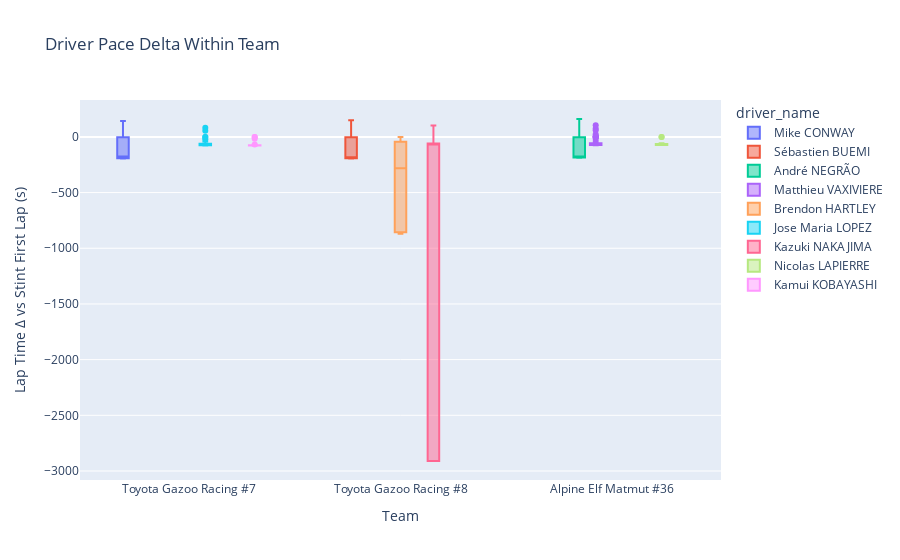

Notebook source saved alongside this figure:
### Markdown cell above
## Drive Pace Delta within Team and Team Pace Delta

### Code cell
monza["stint_lap_index"] = monza.groupby("driver_stint").cumcount()

first_lap_time = (monza[monza["stint_lap_index"] == 0].set_index("driver_stint")["lap_time_s"])

monza["lap_time_delta"] = (monza["lap_time_s"]- monza["driver_stint"].map(first_lap_time))

fig = px.box(monza,
    x="team_no",
    y="lap_time_delta",
    color="driver_name",
    title="Driver Pace Delta Within Team"
)

fig.update_layout(
    xaxis_title="Team",
    yaxis_title="Lap Time Δ vs Stint First Lap (s)"
)

fig.show()

### Figure 1 — Plotly figure (JSON) as saved in the notebook; plotly's stock layout.template omitted (floating-point values rounded to 4 significant figures)
{"data": [{"alignmentgroup": "True", "hovertemplate": "driver_name=Mike CONWAY<br>team_no=%{x}<br>lap_time_delta=%{y}<extra></extra>", "legendgroup": "Mike CONWAY", "marker": {"color": "#636efa"}, "name": "Mike CONWAY", "notched": false, "offsetgroup": "Mike CONWAY", "orientation": "v", "showlegend": true, "type": "box", "x": ["Toyota Gazoo Racing #7", "Toyota Gazoo Racing #7", "Toyota Gazoo Racing #7", "Toyota Gazoo Racing #7", "Toyota Gazoo Racing #7", "Toyota Gazoo Racing #7", "Toyota Gazoo Racing #7", "Toyota Gazoo Racing #7", "Toyota Gazoo Racing #7", "Toyota Gazoo Racing #7", "Toyota Gazoo Racing #7", "Toyota Gazoo Racing #7", "Toyota Gazoo Racing #7", "Toyota Gazoo Racing #7", "Toyota Gazoo Racing #7", "Toyota Gazoo Racing #7", "Toyota Gazoo Racing #7", "Toyota Gazoo Racing #7", "Toyota Gazoo Racing #7", "Toyota Gazoo Racing #7", "Toyota Gazoo Racing #7", "Toyota Gazoo Racing #7", "Toyota Gazoo Racing #7", "Toyota Gazoo Racing #7", "Toyota Gazoo Racing #7", "Toyota Gazoo Racing #7", "Toyota Gazoo Racing #7", "Toyota Gazoo Racing #7", "Toyota Gazoo Racing #7", "Toyota Gazoo Racing #7", "Toyota Gazoo Racing #7", "Toyota Gazoo Racing #7", "Toyota Gazoo Racing #7", "Toyota Gazoo Racing #7", "Toyota Gazoo Racing #7", "Toyota Gazoo Racing #7", "Toyota Gazoo Racing #7", "Toyota Gazoo Racing #7", "Toyota Gazoo Racing #7", "Toyota Gazoo Racing #7", "Toyota Gazoo Racing #7", "Toyota Gazoo Racing #7", "Toyota Gazoo Racing #7", "Toyota Gazoo Racing #7", "Toyota Gazoo Racing #7", "Toyota Gazoo Racing #7", "Toyota Gazoo Racing #7", "Toyota Gazoo Racing #7", "Toyota Gazoo Racing #7", "Toyota Gazoo Racing #7", "Toyota Gazoo Racing #7", "Toyota Gazoo Racing #7", "Toyota Gazoo Racing #7", "Toyota Gazoo Racing #7", "Toyota Gazoo Racing #7", "Toyota Gazoo Racing #7", "Toyota Gazoo Racing #7", "Toyota Gazoo Racing #7", "Toyota Gazoo Racing #7", "Toyota Gazoo Racing #7", "Toyota Gazoo Racing #7", "Toyota Gazoo Racing #7", "Toyota Gazoo Racing #7", "Toyota Gazoo Racing #7", "Toyota Gazoo Racing #7", "Toyota Gazoo Racing #7", "Toyota Gazoo Racing #7", "Toyota Gazoo Racing #7", "Toyota Gazoo Racing #7", "Toyota Gazoo Racing #7", "Toyota Gazoo Racing #7", "Toyota Gazoo Racing #7", "Toyota Gazoo Racing #7", "Toyota Gazoo Racing #7", "Toyota Gazoo Racing #7", "Toyota Gazoo Racing #7", "Toyota Gazoo Racing #7", "Toyota Gazoo Racing #7", "Toyota Gazoo Racing #7", "Toyota Gazoo Racing #7", "Toyota Gazoo Racing #7", "Toyota Gazoo Racing #7"], "x0": " ", "xaxis": "x", "y": [0, -1.328, -2.069, -2.022, -2.18, -2.207, -0.137, -1.63, -0.293, -1.15, -1.531, -1.071, -1.548, -1.237, -1.156, -1.473, -1.422, 142.6, 0, -174.1, -192.0, -190.9, -193.0, -193.1, -192.9, -190.7, -191.8, -192.8, -192.1, -193.6, -192.6, -193.3, -192.8, -193.3, -193.3, -191.8, -193.1, -192.5, -190.0, -192.8, -192.9, -193.7, -193.6, -192.9, -193.4, -193.4, -188.2, -192.5, -186.1, 0, -73.33, -73.57, -73.85, -73.34, -73.69, -73.15, -73.94, -73.91, -74.38, -73.47, -71.66, -73.55, -73.26, -58.7, 90.91, 0, -174.3, -175.3, -175.1, -175.7, -176.3, -174.9, -176.5, -175.2, -175.1, -176.3, -176.1, -175.8, -176.4, -175.9, -175.5, -174.5], "y0": " ", "yaxis": "y"}, {"alignmentgroup": "True", "hovertemplate": "driver_name=Sébastien BUEMI<br>team_no=%{x}<br>lap_time_delta=%{y}<extra></extra>", "legendgroup": "Sébastien BUEMI", "marker": {"color": "#EF553B"}, "name": "Sébastien BUEMI", "notched": false, "offsetgroup": "Sébastien BUEMI", "orientation": "v", "showlegend": true, "type": "box", "x": ["Toyota Gazoo Racing #8", "Toyota Gazoo Racing #8", "Toyota Gazoo Racing #8", "Toyota Gazoo Racing #8", "Toyota Gazoo Racing #8", "Toyota Gazoo Racing #8", "Toyota Gazoo Racing #8", "Toyota Gazoo Racing #8", "Toyota Gazoo Racing #8", "Toyota Gazoo Racing #8", "Toyota Gazoo Racing #8", "Toyota Gazoo Racing #8", "Toyota Gazoo Racing #8", "Toyota Gazoo Racing #8", "Toyota Gazoo Racing #8", "Toyota Gazoo Racing #8", "Toyota Gazoo Racing #8", "Toyota Gazoo Racing #8", "Toyota Gazoo Racing #8", "Toyota Gazoo Racing #8", "Toyota Gazoo Racing #8", "Toyota Gazoo Racing #8", "Toyota Gazoo Racing #8", "Toyota Gazoo Racing #8", "Toyota Gazoo Racing #8", "Toyota Gazoo Racing #8", "Toyota Gazoo Racing #8", "Toyota Gazoo Racing #8", "Toyota Gazoo Racing #8", "Toyota Gazoo Racing #8", "Toyota Gazoo Racing #8", "Toyota Gazoo Racing #8", "Toyota Gazoo Racing #8", "Toyota Gazoo Racing #8", "Toyota Gazoo Racing #8", "Toyota Gazoo Racing #8", "Toyota Gazoo Racing #8", "Toyota Gazoo Racing #8", "Toyota Gazoo Racing #8", "Toyota Gazoo Racing #8", "Toyota Gazoo Racing #8", "Toyota Gazoo Racing #8", "Toyota Gazoo Racing #8", "Toyota Gazoo Racing #8", "Toyota Gazoo Racing #8", "Toyota Gazoo Racing #8", "Toyota Gazoo Racing #8", "Toyota Gazoo Racing #8"], "x0": " ", "xaxis": "x", "y": [0, -2.19, -2.774, -2.97, -3.303, -3.307, -2.963, -2.374, -0.991, -2.338, -2.748, -1.524, -2.564, -2.646, -1.421, -2.673, -1.627, 148.5, 0, -181.9, -192.1, -191.5, -192.4, -193.3, -192.7, -191.6, -191.3, -192.5, -192.2, -192.1, -193.6, -193.3, -193.1, -193.0, -192.7, -192.5, -193.1, -192.2, -193.0, -192.3, -192.3, -193.3, -191.9, -192.4, -192.7, -193.1, -191.4, -184.5], "y0": " ", "yaxis": "y"}, {"alignmentgroup": "True", "hovertemplate": "driver_name=André NEGRÃO<br>team_no=%{x}<br>lap_time_delta=%{y}<extra></extra>", "legendgroup": "André NEGRÃO", "marker": {"color": "#00cc96"}, "name": "André NEGRÃO", "notched": false, "offsetgroup": "André NEGRÃO", "orientation": "v", "showlegend": true, "type": "box", "x": ["Alpine Elf Matmut #36", "Alpine Elf Matmut #36", "Alpine Elf Matmut #36", "Alpine Elf Matmut #36", "Alpine Elf Matmut #36", "Alpine Elf Matmut #36", "Alpine Elf Matmut #36", "Alpine Elf Matmut #36", "Alpine Elf Matmut #36", "Alpine Elf Matmut #36", "Alpine Elf Matmut #36", "Alpine Elf Matmut #36", "Alpine Elf Matmut #36", "Alpine Elf Matmut #36", "Alpine Elf Matmut #36", "Alpine Elf Matmut #36", "Alpine Elf Matmut #36", "Alpine Elf Matmut #36", "Alpine Elf Matmut #36", "Alpine Elf Matmut #36", "Alpine Elf Matmut #36", "Alpine Elf Matmut #36", "Alpine Elf Matmut #36", "Alpine Elf Matmut #36", "Alpine Elf Matmut #36", "Alpine Elf Matmut #36", "Alpine Elf Matmut #36", "Alpine Elf Matmut #36", "Alpine Elf Matmut #36", "Alpine Elf Matmut #36", "Alpine Elf Matmut #36", "Alpine Elf Matmut #36", "Alpine Elf Matmut #36", "Alpine Elf Matmut #36", "Alpine Elf Matmut #36", "Alpine Elf Matmut #36", "Alpine Elf Matmut #36", "Alpine Elf Matmut #36", "Alpine Elf Matmut #36", "Alpine Elf Matmut #36", "Alpine Elf Matmut #36", "Alpine Elf Matmut #36", "Alpine Elf Matmut #36", "Alpine Elf Matmut #36", "Alpine Elf Matmut #36", "Alpine Elf Matmut #36"], "x0": " ", "xaxis": "x", "y": [0, -2.673, -2.96, -3.438, -3.255, -3.386, -3.407, -3.078, -0.196, -2.274, -1.793, -3.366, -1.941, -3.119, -3.121, -3.17, -1.366, 160.8, 0, -181.0, -184.3, -185.1, -184.8, -185.0, -185.6, -185.3, -183.6, -183.7, -184.1, -184.8, -185.1, -185.9, -183.9, -185.5, -185.5, -186.2, -185.1, -186.1, -186.1, -184.1, -184.2, -185.7, -185.8, -185.0, -185.5, -179.6], "y0": " ", "yaxis": "y"}, {"alignmentgroup": "True", "hovertemplate": "driver_name=Matthieu VAXIVIERE<br>team_no=%{x}<br>lap_time_delta=%{y}<extra></extra>", "legendgroup": "Matthieu VAXIVIERE", "marker": {"color": "#ab63fa"}, "name": "Matthieu VAXIVIERE", "notched": false, "offsetgroup": "Matthieu VAXIVIERE", "orientation": "v", "showlegend": true, "type": "box", "x": ["Alpine Elf Matmut #36", "Alpine Elf Matmut #36", "Alpine Elf Matmut #36", "Alpine Elf Matmut #36", "Alpine Elf Matmut #36", "Alpine Elf Matmut #36", "Alpine Elf Matmut #36", "Alpine Elf Matmut #36", "Alpine Elf Matmut #36", "Alpine Elf Matmut #36", "Alpine Elf Matmut #36", "Alpine Elf Matmut #36", "Alpine Elf Matmut #36", "Alpine Elf Matmut #36", "Alpine Elf Matmut #36", "Alpine Elf Matmut #36", "Alpine Elf Matmut #36", "Alpine Elf Matmut #36", "Alpine Elf Matmut #36", "Alpine Elf Matmut #36", "Alpine Elf Matmut #36", "Alpine Elf Matmut #36", "Alpine Elf Matmut #36", "Alpine Elf Matmut #36", "Alpine Elf Matmut #36", "Alpine Elf Matmut #36", "Alpine Elf Matmut #36", "Alpine Elf Matmut #36", "Alpine Elf Matmut #36", "Alpine Elf Matmut #36", "Alpine Elf Matmut #36", "Alpine Elf Matmut #36", "Alpine Elf Matmut #36", "Alpine Elf Matmut #36", "Alpine Elf Matmut #36", "Alpine Elf Matmut #36", "Alpine Elf Matmut #36", "Alpine Elf Matmut #36", "Alpine Elf Matmut #36", "Alpine Elf Matmut #36", "Alpine Elf Matmut #36", "Alpine Elf Matmut #36", "Alpine Elf Matmut #36", "Alpine Elf Matmut #36", "Alpine Elf Matmut #36", "Alpine Elf Matmut #36", "Alpine Elf Matmut #36", "Alpine Elf Matmut #36", "Alpine Elf Matmut #36", "Alpine Elf Matmut #36", "Alpine Elf Matmut #36", "Alpine Elf Matmut #36", "Alpine Elf Matmut #36", "Alpine Elf Matmut #36", "Alpine Elf Matmut #36", "Alpine Elf Matmut #36", "Alpine Elf Matmut #36", "Alpine Elf Matmut #36", "Alpine Elf Matmut #36", "Alpine Elf Matmut #36", "Alpine Elf Matmut #36", "Alpine Elf Matmut #36", "Alpine Elf Matmut #36", "Alpine Elf Matmut #36", "Alpine Elf Matmut #36", "Alpine Elf Matmut #36", "Alpine Elf Matmut #36", "Alpine Elf Matmut #36", "Alpine Elf Matmut #36", "Alpine Elf Matmut #36", "Alpine Elf Matmut #36", "Alpine Elf Matmut #36", "Alpine Elf Matmut #36", "Alpine Elf Matmut #36", "Alpine Elf Matmut #36", "Alpine Elf Matmut #36", "Alpine Elf Matmut #36", "Alpine Elf Matmut #36", "Alpine Elf Matmut #36", "Alpine Elf Matmut #36", "Alpine Elf Matmut #36", "Alpine Elf Matmut #36", "Alpine Elf Matmut #36", "Alpine Elf Matmut #36", "Alpine Elf Matmut #36", "Alpine Elf Matmut #36", "Alpine Elf Matmut #36", "Alpine Elf Matmut #36", "Alpine Elf Matmut #36", "Alpine Elf Matmut #36", "Alpine Elf Matmut #36", "Alpine Elf Matmut #36", "Alpine Elf Matmut #36", "Alpine Elf Matmut #36", "Alpine Elf Matmut #36", "Alpine Elf Matmut #36", "Alpine Elf Matmut #36", "Alpine Elf Matmut #36", "Alpine Elf Matmut #36", "Alpine Elf Matmut #36", "Alpine Elf Matmut #36", "Alpine Elf Matmut #36", "Alpine Elf Matmut #36", "Alpine Elf Matmut #36"], "x0": " ", "xaxis": "x", "y": [0, -73.49, -73.02, -74.89, -75.25, -74.92, -75.06, -75.12, -74.35, -75.19, -74.1, -72.77, -74.34, -75.32, -73.23, -74.19, -74.03, -73.82, -74.78, -74.01, -74.25, -74.37, -75.3, -74.88, -73.0, -42.97, 24.84, 76.21, -19.91, -39.4, 0, -63.3, -62.83, -63.33, -64.5, -64.3, -63.11, -62.56, -64.37, -62.31, -64.3, -63.96, -64.69, -62.33, -62.99, -63.44, -64.43, -63.32, -62.25, -63.6, -64.5, -64.56, -61.91, -62.86, -62.69, -63.54, -56.24, 0, -70.88, -72.21, -72.52, -72.16, -71.03, -70.77, -70.97, -71.86, -71.21, -71.99, -70.61, -71.32, -72.26, -71.67, -72.41, -72.4, -71.16, -70.68, -72.01, -71.9, -71.83, -72.72, -72.68, -71.31, -63.91, 0, -56.9, 59.47, 104.5, 5.496, -55.4, -56.86, -56.17, -57.39, -57.12, -57.57, -54.63, -57.13, -57.89, -56.31, -55.73, -57.71, -58.14, -57.21, -55.45, -56.39], "y0": " ", "yaxis": "y"}, {"alignmentgroup": "True", "hovertemplate": "driver_name=Brendon HARTLEY<br>team_no=%{x}<br>lap_time_delta=%{y}<extra></extra>", "legendgroup": "Brendon HARTLEY", "marker": {"color": "#FFA15A"}, "name": "Brendon HARTLEY", "notched": false, "offsetgroup": "Brendon HARTLEY", "orientation": "v", "showlegend": true, "type": "box", "x": ["Toyota Gazoo Racing #8", "Toyota Gazoo Racing #8", "Toyota Gazoo Racing #8", "Toyota Gazoo Racing #8", "Toyota Gazoo Racing #8", "Toyota Gazoo Racing #8", "Toyota Gazoo Racing #8", "Toyota Gazoo Racing #8", "Toyota Gazoo Racing #8", "Toyota Gazoo Racing #8", "Toyota Gazoo Racing #8", "Toyota Gazoo Racing #8", "Toyota Gazoo Racing #8", "Toyota Gazoo Racing #8", "Toyota Gazoo Racing #8", "Toyota Gazoo Racing #8", "Toyota Gazoo Racing #8", "Toyota Gazoo Racing #8", "Toyota Gazoo Racing #8", "Toyota Gazoo Racing #8", "Toyota Gazoo Racing #8", "Toyota Gazoo Racing #8", "Toyota Gazoo Racing #8", "Toyota Gazoo Racing #8", "Toyota Gazoo Racing #8", "Toyota Gazoo Racing #8", "Toyota Gazoo Racing #8", "Toyota Gazoo Racing #8", "Toyota Gazoo Racing #8", "Toyota Gazoo Racing #8", "Toyota Gazoo Racing #8", "Toyota Gazoo Racing #8", "Toyota Gazoo Racing #8", "Toyota Gazoo Racing #8", "Toyota Gazoo Racing #8", "Toyota Gazoo Racing #8", "Toyota Gazoo Racing #8", "Toyota Gazoo Racing #8", "Toyota Gazoo Racing #8", "Toyota Gazoo Racing #8", "Toyota Gazoo Racing #8", "Toyota Gazoo Racing #8", "Toyota Gazoo Racing #8", "Toyota Gazoo Racing #8", "Toyota Gazoo Racing #8", "Toyota Gazoo Racing #8", "Toyota Gazoo Racing #8", "Toyota Gazoo Racing #8", "Toyota Gazoo Racing #8", "Toyota Gazoo Racing #8", "Toyota Gazoo Racing #8", "Toyota Gazoo Racing #8"], "x0": " ", "xaxis": "x", "y": [0, 0, -278.3, -279.9, -279.2, -209.0, 0, -868.9, -869.1, -868.3, -843.6, -759.1, -717.0, -813.8, -840.8, -868.2, -869.7, -869.1, -868.7, -869.1, -870.0, -869.8, -869.2, -869.2, -868.8, -841.1, 0, -281.0, -281.2, -280.6, -281.5, -281.5, -280.8, -281.0, -280.4, -280.9, -280.8, -280.7, -281.0, -280.2, -281.4, -275.0, 0, -44.36, -43.01, -42.71, -44.72, -44.31, -44.32, -44.26, -43.7, -38.32], "y0": " ", "yaxis": "y"}, {"alignmentgroup": "True", "hovertemplate": "driver_name=Jose Maria LOPEZ<br>team_no=%{x}<br>lap_time_delta=%{y}<extra></extra>", "legendgroup": "Jose Maria LOPEZ", "marker": {"color": "#19d3f3"}, "name": "Jose Maria LOPEZ", "notched": false, "offsetgroup": "Jose Maria LOPEZ", "orientation": "v", "showlegend": true, "type": "box", "x": ["Toyota Gazoo Racing #7", "Toyota Gazoo Racing #7", "Toyota Gazoo Racing #7", "Toyota Gazoo Racing #7", "Toyota Gazoo Racing #7", "Toyota Gazoo Racing #7", "Toyota Gazoo Racing #7", "Toyota Gazoo Racing #7", "Toyota Gazoo Racing #7", "Toyota Gazoo Racing #7", "Toyota Gazoo Racing #7", "Toyota Gazoo Racing #7", "Toyota Gazoo Racing #7", "Toyota Gazoo Racing #7", "Toyota Gazoo Racing #7", "Toyota Gazoo Racing #7", "Toyota Gazoo Racing #7", "Toyota Gazoo Racing #7", "Toyota Gazoo Racing #7", "Toyota Gazoo Racing #7", "Toyota Gazoo Racing #7", "Toyota Gazoo Racing #7", "Toyota Gazoo Racing #7", "Toyota Gazoo Racing #7", "Toyota Gazoo Racing #7", "Toyota Gazoo Racing #7", "Toyota Gazoo Racing #7", "Toyota Gazoo Racing #7", "Toyota Gazoo Racing #7", "Toyota Gazoo Racing #7", "Toyota Gazoo Racing #7", "Toyota Gazoo Racing #7", "Toyota Gazoo Racing #7", "Toyota Gazoo Racing #7", "Toyota Gazoo Racing #7", "Toyota Gazoo Racing #7", "Toyota Gazoo Racing #7", "Toyota Gazoo Racing #7", "Toyota Gazoo Racing #7", "Toyota Gazoo Racing #7", "Toyota Gazoo Racing #7", "Toyota Gazoo Racing #7", "Toyota Gazoo Racing #7", "Toyota Gazoo Racing #7", "Toyota Gazoo Racing #7", "Toyota Gazoo Racing #7", "Toyota Gazoo Racing #7", "Toyota Gazoo Racing #7", "Toyota Gazoo Racing #7", "Toyota Gazoo Racing #7", "Toyota Gazoo Racing #7", "Toyota Gazoo Racing #7", "Toyota Gazoo Racing #7", "Toyota Gazoo Racing #7", "Toyota Gazoo Racing #7", "Toyota Gazoo Racing #7", "Toyota Gazoo Racing #7", "Toyota Gazoo Racing #7", "Toyota Gazoo Racing #7", "Toyota Gazoo Racing #7", "Toyota Gazoo Racing #7", "Toyota Gazoo Racing #7", "Toyota Gazoo Racing #7"], "x0": " ", "xaxis": "x", "y": [0, -74.17, -75.46, -75.86, -76.74, -76.03, -75.17, -74.94, -76.11, -75.36, -76.21, -76.37, -76.61, -75.93, -76.87, -76.07, -76.4, -76.5, -76.48, -75.72, -76.6, -75.46, -41.92, 54.4, 82.81, -22.01, -45.48, -74.72, -75.91, -75.14, -75.35, -77.03, -69.9, 0, -61.67, -60.29, -59.84, -61.36, -60.94, -61.11, -60.59, -61.46, -61.56, -60.78, -60.95, -60.96, -61.69, -60.5, -59.79, -61.42, -60.64, -59.81, -61.37, -61.74, -60.44, -61.91, -61.42, -60.76, -58.99, -60.92, -58.6, -61.62, -55.08], "y0": " ", "yaxis": "y"}, {"alignmentgroup": "True", "hovertemplate": "driver_name=Kazuki NAKAJIMA<br>team_no=%{x}<br>lap_time_delta=%{y}<extra></extra>", "legendgroup": "Kazuki NAKAJIMA", "marker": {"color": "#FF6692"}, "name": "Kazuki NAKAJIMA", "notched": false, "offsetgroup": "Kazuki NAKAJIMA", "orientation": "v", "showlegend": true, "type": "box", "x": ["Toyota Gazoo Racing #8", "Toyota Gazoo Racing #8", "Toyota Gazoo Racing #8", "Toyota Gazoo Racing #8", "Toyota Gazoo Racing #8", "Toyota Gazoo Racing #8", "Toyota Gazoo Racing #8", "Toyota Gazoo Racing #8", "Toyota Gazoo Racing #8", "Toyota Gazoo Racing #8", "Toyota Gazoo Racing #8", "Toyota Gazoo Racing #8", "Toyota Gazoo Racing #8", "Toyota Gazoo Racing #8", "Toyota Gazoo Racing #8", "Toyota Gazoo Racing #8", "Toyota Gazoo Racing #8", "Toyota Gazoo Racing #8", "Toyota Gazoo Racing #8", "Toyota Gazoo Racing #8", "Toyota Gazoo Racing #8", "Toyota Gazoo Racing #8", "Toyota Gazoo Racing #8", "Toyota Gazoo Racing #8", "Toyota Gazoo Racing #8", "Toyota Gazoo Racing #8", "Toyota Gazoo Racing #8", "Toyota Gazoo Racing #8", "Toyota Gazoo Racing #8", "Toyota Gazoo Racing #8", "Toyota Gazoo Racing #8", "Toyota Gazoo Racing #8", "Toyota Gazoo Racing #8", "Toyota Gazoo Racing #8", "Toyota Gazoo Racing #8", "Toyota Gazoo Racing #8", "Toyota Gazoo Racing #8", "Toyota Gazoo Racing #8", "Toyota Gazoo Racing #8", "Toyota Gazoo Racing #8", "Toyota Gazoo Racing #8", "Toyota Gazoo Racing #8", "Toyota Gazoo Racing #8", "Toyota Gazoo Racing #8", "Toyota Gazoo Racing #8", "Toyota Gazoo Racing #8", "Toyota Gazoo Racing #8", "Toyota Gazoo Racing #8", "Toyota Gazoo Racing #8", "Toyota Gazoo Racing #8", "Toyota Gazoo Racing #8", "Toyota Gazoo Racing #8", "Toyota Gazoo Racing #8", "Toyota Gazoo Racing #8", "Toyota Gazoo Racing #8", "Toyota Gazoo Racing #8", "Toyota Gazoo Racing #8", "Toyota Gazoo Racing #8", "Toyota Gazoo Racing #8", "Toyota Gazoo Racing #8", "Toyota Gazoo Racing #8"], "x0": " ", "xaxis": "x", "y": [0, -2909.0, -2910.0, -2908.0, -2910.0, -2910.0, -2908.0, -2909.0, -2910.0, -2910.0, -2910.0, -2910.0, -2910.0, -2910.0, -2910.0, -2910.0, -2910.0, -2910.0, -2909.0, -2908.0, -2910.0, -2910.0, -2909.0, -2910.0, -2908.0, -2910.0, -2910.0, -2909.0, -2910.0, -2904.0, 0, -58.52, -60.55, -59.97, -59.99, -60.18, -60.01, -60.6, -60.07, -60.53, -59.7, -60.09, -15.26, 102.3, 72.77, -57.64, -57.25, -60.54, -60.23, -60.74, -60.23, -60.73, -60.37, -58.1, -59.31, -59.79, -58.64, -60.23, -60.78, -59.5, -58.45], "y0": " ", "yaxis": "y"}, {"alignmentgroup": "True", "hovertemplate": "driver_name=Nicolas LAPIERRE<br>team_no=%{x}<br>lap_time_delta=%{y}<extra></extra>", "legendgroup": "Nicolas LAPIERRE", "marker": {"color": "#B6E880"}, "name": "Nicolas LAPIERRE", "notched": false, "offsetgroup": "Nicolas LAPIERRE", "orientation": "v", "showlegend": true, "type": "box", "x": ["Alpine Elf Matmut #36", "Alpine Elf Matmut #36", "Alpine Elf Matmut #36", "Alpine Elf Matmut #36", "Alpine Elf Matmut #36", "Alpine Elf Matmut #36", "Alpine Elf Matmut #36", "Alpine Elf Matmut #36", "Alpine Elf Matmut #36", "Alpine Elf Matmut #36", "Alpine Elf Matmut #36", "Alpine Elf Matmut #36", "Alpine Elf Matmut #36", "Alpine Elf Matmut #36", "Alpine Elf Matmut #36", "Alpine Elf Matmut #36", "Alpine Elf Matmut #36", "Alpine Elf Matmut #36", "Alpine Elf Matmut #36", "Alpine Elf Matmut #36", "Alpine Elf Matmut #36", "Alpine Elf Matmut #36", "Alpine Elf Matmut #36", "Alpine Elf Matmut #36", "Alpine Elf Matmut #36", "Alpine Elf Matmut #36", "Alpine Elf Matmut #36", "Alpine Elf Matmut #36", "Alpine Elf Matmut #36", "Alpine Elf Matmut #36", "Alpine Elf Matmut #36", "Alpine Elf Matmut #36", "Alpine Elf Matmut #36", "Alpine Elf Matmut #36", "Alpine Elf Matmut #36", "Alpine Elf Matmut #36", "Alpine Elf Matmut #36", "Alpine Elf Matmut #36", "Alpine Elf Matmut #36", "Alpine Elf Matmut #36", "Alpine Elf Matmut #36", "Alpine Elf Matmut #36", "Alpine Elf Matmut #36", "Alpine Elf Matmut #36", "Alpine Elf Matmut #36", "Alpine Elf Matmut #36", "Alpine Elf Matmut #36", "Alpine Elf Matmut #36", "Alpine Elf Matmut #36", "Alpine Elf Matmut #36", "Alpine Elf Matmut #36", "Alpine Elf Matmut #36", "Alpine Elf Matmut #36", "Alpine Elf Matmut #36"], "x0": " ", "xaxis": "x", "y": [0, -71.56, -71.88, -71.46, -71.91, -71.72, -71.75, -72.07, -71.51, -70.43, -72.13, -72.2, -72.42, -71.88, -72.4, -72.53, -72.63, -71.81, -70.56, -70.88, -71.66, -72.28, -72.55, -72.9, -71.61, -72.66, -63.52, 0, -63.81, -63.59, -63.26, -63.45, -64.25, -63.68, -63.28, -64.25, -64.1, -63.12, -63.41, -64.39, -63.81, -63.18, -64.1, -64.23, -63.46, -63.21, -63.58, -63.05, -64.4, -63.96, -64.32, -63.96, -63.85, -56.36], "y0": " ", "yaxis": "y"}, {"alignmentgroup": "True", "hovertemplate": "driver_name=Kamui KOBAYASHI<br>team_no=%{x}<br>lap_time_delta=%{y}<extra></extra>", "legendgroup": "Kamui KOBAYASHI", "marker": {"color": "#FF97FF"}, "name": "Kamui KOBAYASHI", "notched": false, "offsetgroup": "Kamui KOBAYASHI", "orientation": "v", "showlegend": true, "type": "box", "x": ["Toyota Gazoo Racing #7", "Toyota Gazoo Racing #7", "Toyota Gazoo Racing #7", "Toyota Gazoo Racing #7", "Toyota Gazoo Racing #7", "Toyota Gazoo Racing #7", "Toyota Gazoo Racing #7", "Toyota Gazoo Racing #7", "Toyota Gazoo Racing #7", "Toyota Gazoo Racing #7", "Toyota Gazoo Racing #7", "Toyota Gazoo Racing #7", "Toyota Gazoo Racing #7", "Toyota Gazoo Racing #7", "Toyota Gazoo Racing #7", "Toyota Gazoo Racing #7", "Toyota Gazoo Racing #7", "Toyota Gazoo Racing #7", "Toyota Gazoo Racing #7", "Toyota Gazoo Racing #7", "Toyota Gazoo Racing #7", "Toyota Gazoo Racing #7", "Toyota Gazoo Racing #7", "Toyota Gazoo Racing #7", "Toyota Gazoo Racing #7", "Toyota Gazoo Racing #7", "Toyota Gazoo Racing #7", "Toyota Gazoo Racing #7", "Toyota Gazoo Racing #7", "Toyota Gazoo Racing #7", "Toyota Gazoo Racing #7", "Toyota Gazoo Racing #7", "Toyota Gazoo Racing #7", "Toyota Gazoo Racing #7", "Toyota Gazoo Racing #7", "Toyota Gazoo Racing #7", "Toyota Gazoo Racing #7", "Toyota Gazoo Racing #7", "Toyota Gazoo Racing #7", "Toyota Gazoo Racing #7", "Toyota Gazoo Racing #7", "Toyota Gazoo Racing #7", "Toyota Gazoo Racing #7", "Toyota Gazoo Racing #7", "Toyota Gazoo Racing #7", "Toyota Gazoo Racing #7", "Toyota Gazoo Racing #7", "Toyota Gazoo Racing #7", "Toyota Gazoo Racing #7", "Toyota Gazoo Racing #7", "Toyota Gazoo Racing #7", "Toyota Gazoo Racing #7", "Toyota Gazoo Racing #7", "Toyota Gazoo Racing #7", "Toyota Gazoo Racing #7", "Toyota Gazoo Racing #7", "Toyota Gazoo Racing #7", "Toyota Gazoo Racing #7", "Toyota Gazoo Racing #7"], "x0": " ", "xaxis": "x", "y": [0, -77.28, -77.53, -78.12, -77.57, -77.78, -78.11, -78.54, -76.89, -78.6, -78.17, -78.71, -77.1, -77.44, -78.63, -78.42, -78.16, -78.03, -76.5, -77.18, -78.27, -77.57, -78.39, -78.52, -17.45, -77.92, -78.16, -78.5, -78.52, -70.38, 0, -74.75, -74.34, -74.4, -75.15, -74.49, -74.91, -74.68, -73.6, -75.41, -74.78, -75.39, -75.31, -75.08, -74.55, -74.5, -74.54, -74.26, -75.2, -75.33, -73.86, -74.94, -75.23, -74.82, -75.13, -75.1, -75.37, -74.23, -69.07], "y0": " ", "yaxis": "y"}], "layout": {"boxmode": "group", "legend": {"title": {"text": "driver_name"}, "tracegroupgap": 0}, "title": {"text": "Driver Pace Delta Within Team"}, "xaxis": {"anchor": "y", "domain": [0, 1], "title": {"text": "Team"}}, "yaxis": {"anchor": "x", "domain": [0, 1], "title": {"text": "Lap Time Δ vs Stint First Lap (s)"}}}}
